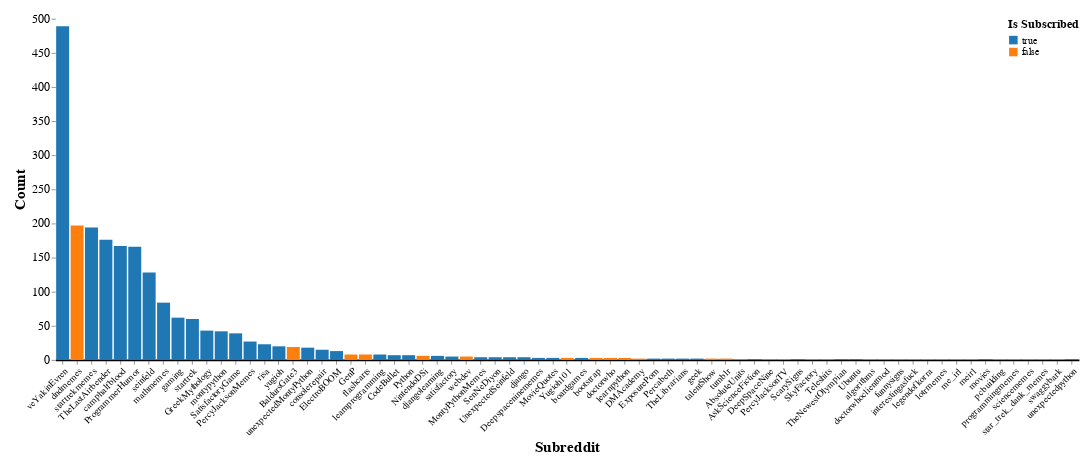

Notebook code for this chart:
### Markdown cell above
### Subs

Count the number of posts and comments that I have voted in each subreddit and visualize them in a bar chart

### Code cell
# Count the appearances of each subreddit (filter out the users)
subreddit_count_df_p = post_votes_df.copy()[~post_votes_df["SubredditName"].str.contains("u_")].drop(columns=["MyVote", "Score"])
subreddit_count_df_p = subreddit_count_df_p.replace(False, None)
subreddit_count_df_c = comment_votes_df.copy()[~comment_votes_df["SubredditName"].str.contains("u_")].drop(columns=["MyVote", "Score"])
subreddit_count_df_c = subreddit_count_df_c.replace(False, None)
# Concat
subreddit_count_df = pd.concat([subreddit_count_df_p, subreddit_count_df_c]).reset_index(drop=True)
subreddit_count_df["Count"] = 1
subreddit_count_df = subreddit_count_df.groupby("SubredditName").count().reset_index()
subreddit_count_df["IsSubscribed"] = subreddit_count_df["IsSubscribed"].map(lambda x: True if x > 0 else False)
subreddit_count_df["SubredditName"] = subreddit_count_df["SubredditName"].astype(dtype="category")


# Add a slider to it to filter the minimum count
slider1 = alt.binding_range(min=1, max=subreddit_count_df["Count"].max(), step=1, name="Minimum Count")
slider2 = alt.binding_range(min=1, max=subreddit_count_df["Count"].max(), step=1, name="Max Count")
selector1 = alt.selection_point(fields=["minCount"], bind=slider1, name="minCount", value=[{"minCount": 1}])
selector2 = alt.selection_point(fields=["maxCount"], bind=slider2, name="maxCount", value=[{"maxCount": subreddit_count_df["Count"].max()}])
# Create the chart
chart = alt.Chart(subreddit_count_df).mark_bar().encode(
    alt.X("SubredditName:N", sort="-y", title="Subreddit", axis=alt.Axis(labelAngle=-45)),
    alt.Y("Count:Q"),
    tooltip=["Count:Q", "SubredditName:N"],  # Show the count when hovering over the bar
    color = alt.Color(
        "IsSubscribed:N", 
        scale=alt.Scale(domain=[True, False], range=["#1f77b4", "#ff7f0e"]),
        legend=alt.Legend(title="Is Subscribed", labelFontSize=12, titleFontSize=14, offset=0, orient="top-right"),
        ),
).properties(
    width=1200,
    height=400,
).add_params(
    selector1,
    selector2,
).transform_filter(
    (alt.datum.Count >= selector1.minCount) & (alt.datum.Count <= selector2.maxCount)
)

chart = chart.configure(
    padding={"left": 15, "right": 15, "top": 15, "bottom": 15},
    title={"fontSize": 18},
).configure_view(
    stroke=None,
).configure_axisX(
    labelFontSize=11,
    titleFontSize=18,
    grid=False,  # Remove the grid
    domainWidth=2,  # Set the width of the axis line
    domainColor="#000"  # Set the color of the axis line
).configure_axisY(
    labelFontSize=14,
    titleFontSize=18,
    grid=False,  # Remove the grid
    domain=False,  # Remove the axis line
)

chart.save("figures/voted/altair_subreddit_counts.html")
# chart.save("figures/voted/altair_subreddit_counts.png")
chart

### Figure 1 — Vega-Lite specification as saved in the notebook (floating-point values rounded to 4 significant figures)
{"config": {"view": {"continuousWidth": 300, "continuousHeight": 300, "stroke": null}, "axisX": {"domainColor": "#000", "domainWidth": 2, "grid": false, "labelFontSize": 11, "titleFontSize": 18}, "axisY": {"domain": false, "grid": false, "labelFontSize": 14, "titleFontSize": 18}, "padding": {"left": 15, "right": 15, "top": 15, "bottom": 15}, "title": {"fontSize": 18}}, "data": {"name": "data-cb4ee8e1f0276fa5de7ddbfc2455206d"}, "mark": {"type": "bar"}, "encoding": {"color": {"field": "IsSubscribed", "legend": {"labelFontSize": 12, "offset": 0, "orient": "top-right", "title": "Is Subscribed", "titleFontSize": 14}, "scale": {"domain": [true, false], "range": ["#1f77b4", "#ff7f0e"]}, "type": "nominal"}, "tooltip": [{"field": "Count", "type": "quantitative"}, {"field": "SubredditName", "type": "nominal"}], "x": {"axis": {"labelAngle": -45}, "field": "SubredditName", "sort": "-y", "title": "Subreddit", "type": "nominal"}, "y": {"field": "Count", "type": "quantitative"}}, "height": 400, "params": [{"name": "minCount", "select": {"type": "point", "fields": ["minCount"]}, "bind": {"input": "range", "max": 489.0, "min": 1, "name": "Minimum Count", "step": 1}, "value": [{"minCount": 1}]}, {"name": "maxCount", "select": {"type": "point", "fields": ["maxCount"]}, "bind": {"input": "range", "max": 489.0, "min": 1, "name": "Max Count", "step": 1}, "value": [{"maxCount": 489.0}]}], "transform": [{"filter": "((datum.Count >= minCount.minCount) && (datum.Count <= maxCount.maxCount))"}], "width": 1200, "$schema": "https://vega.github.io/schema/vega-lite/v5.15.1.json", "datasets": {"data-cb4ee8e1f0276fa5de7ddbfc2455206d": [{"SubredditName": "AbsoluteUnits", "IsSubscribed": false, "Count": 1}, {"SubredditName": "AskScienceFiction", "IsSubscribed": true, "Count": 1}, {"SubredditName": "BaldursGate3", "IsSubscribed": false, "Count": 19}, {"SubredditName": "CodeBullet", "IsSubscribed": true, "Count": 7}, {"SubredditName": "DMAcademy", "IsSubscribed": false, "Count": 2}, {"SubredditName": "DeepSpaceNine", "IsSubscribed": false, "Count": 1}, {"SubredditName": "Deepspaceninememes", "IsSubscribed": true, "Count": 3}, {"SubredditName": "ElectroBOOM", "IsSubscribed": true, "Count": 13}, {"SubredditName": "ExposurePorn", "IsSubscribed": true, "Count": 2}, {"SubredditName": "GenP", "IsSubscribed": false, "Count": 8}, {"SubredditName": "GreekMythology", "IsSubscribed": true, "Count": 43}, {"SubredditName": "MontyPythonMemes", "IsSubscribed": true, "Count": 4}, {"SubredditName": "MovieQuotes", "IsSubscribed": true, "Count": 3}, {"SubredditName": "NintendoDSi", "IsSubscribed": false, "Count": 6}, {"SubredditName": "Percabeth", "IsSubscribed": true, "Count": 2}, {"SubredditName": "PercyJacksonMemes", "IsSubscribed": true, "Count": 27}, {"SubredditName": "PercyJacksonTV", "IsSubscribed": false, "Count": 1}, {"SubredditName": "ProgrammerHumor", "IsSubscribed": true, "Count": 166}, {"SubredditName": "Python", "IsSubscribed": true, "Count": 7}, {"SubredditName": "SatisfactoryGame", "IsSubscribed": true, "Count": 39}, {"SubredditName": "ScarySigns", "IsSubscribed": true, "Count": 1}, {"SubredditName": "SenNeDiyon", "IsSubscribed": true, "Count": 4}, {"SubredditName": "SkyFactory", "IsSubscribed": false, "Count": 1}, {"SubredditName": "Teleshits", "IsSubscribed": false, "Count": 1}, {"SubredditName": "TheLastAirbender", "IsSubscribed": true, "Count": 176}, {"SubredditName": "TheLibrarians", "IsSubscribed": true, "Count": 2}, {"SubredditName": "TheNewestOlympian", "IsSubscribed": true, "Count": 1}, {"SubredditName": "Ubuntu", "IsSubscribed": true, "Count": 1}, {"SubredditName": "UnexpectedSeinfeld", "IsSubscribed": true, "Count": 4}, {"SubredditName": "Yugioh101", "IsSubscribed": false, "Count": 3}, {"SubredditName": "algorithms", "IsSubscribed": false, "Count": 1}, {"SubredditName": "boardgames", "IsSubscribed": true, "Count": 3}, {"SubredditName": "bootstrap", "IsSubscribed": false, "Count": 3}, {"SubredditName": "camphalfblood", "IsSubscribed": true, "Count": 167}, {"SubredditName": "consolerepair", "IsSubscribed": true, "Count": 15}, {"SubredditName": "django", "IsSubscribed": true, "Count": 4}, {"SubredditName": "djangolearning", "IsSubscribed": true, "Count": 6}, {"SubredditName": "dndmemes", "IsSubscribed": false, "Count": 197}, {"SubredditName": "doctorwho", "IsSubscribed": false, "Count": 3}, {"SubredditName": "doctorwhoclientmod", "IsSubscribed": false, "Count": 1}, {"SubredditName": "flashcarts", "IsSubscribed": false, "Count": 8}, {"SubredditName": "funnysigns", "IsSubscribed": false, "Count": 1}, {"SubredditName": "gaming", "IsSubscribed": true, "Count": 62}, {"SubredditName": "geek", "IsSubscribed": true, "Count": 2}, {"SubredditName": "interestingasfuck", "IsSubscribed": false, "Count": 1}, {"SubredditName": "learnprogramming", "IsSubscribed": true, "Count": 8}, {"SubredditName": "learnpython", "IsSubscribed": false, "Count": 3}, {"SubredditName": "legendofkorra", "IsSubscribed": false, "Count": 1}, {"SubredditName": "lotrmemes", "IsSubscribed": false, "Count": 1}, {"SubredditName": "mathmemes", "IsSubscribed": true, "Count": 84}, {"SubredditName": "me_irl", "IsSubscribed": false, "Count": 1}, {"SubredditName": "meirl", "IsSubscribed": false, "Count": 1}, {"SubredditName": "montypython", "IsSubscribed": true, "Count": 42}, {"SubredditName": "movies", "IsSubscribed": true, "Count": 1}, {"SubredditName": "pcbuilding", "IsSubscribed": false, "Count": 1}, {"SubredditName": "programmingmemes", "IsSubscribed": false, "Count": 1}, {"SubredditName": "risa", "IsSubscribed": true, "Count": 23}, {"SubredditName": "satisfactory", "IsSubscribed": true, "Count": 5}, {"SubredditName": "sciencememes", "IsSubscribed": false, "Count": 1}, {"SubredditName": "seinfeld", "IsSubscribed": true, "Count": 128}, {"SubredditName": "star_trek_dank_memes", "IsSubscribed": false, "Count": 1}, {"SubredditName": "startrek", "IsSubscribed": true, "Count": 60}, {"SubredditName": "startrekmemes", "IsSubscribed": true, "Count": 194}, {"SubredditName": "swaggybark", "IsSubscribed": false, "Count": 1}, {"SubredditName": "talentShow", "IsSubscribed": false, "Count": 2}, {"SubredditName": "tumblr", "IsSubscribed": false, "Count": 2}, {"SubredditName": "unexpectedMontyPython", "IsSubscribed": true, "Count": 18}, {"SubredditName": "unexpectedpython", "IsSubscribed": true, "Count": 1}, {"SubredditName": "veYakinEvren", "IsSubscribed": true, "Count": 489}, {"SubredditName": "webdev", "IsSubscribed": false, "Count": 5}, {"SubredditName": "yugioh", "IsSubscribed": true, "Count": 20}]}}
